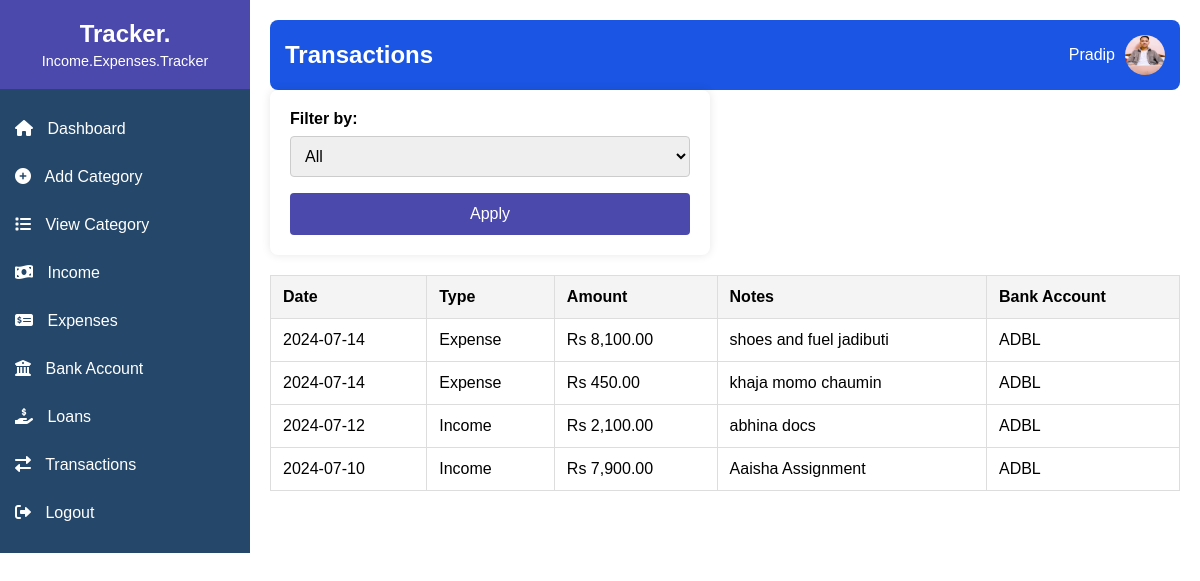
Screenshot of /transactions.php (signed in) with the database file from the repository.
### tables this page shows
CREATE TABLE `expenses` (
  `id` int(11) NOT NULL,
  `amount` decimal(10,2) NOT NULL,
  `date` date NOT NULL,
  `category_id` int(11) NOT NULL,
  `notes` text DEFAULT NULL,
  `bank_account_id` int(11) NOT NULL
);

CREATE TABLE `bank_accounts` (
  `id` int(11) NOT NULL,
  `admin_id` int(11) NOT NULL,
  `bank_name` varchar(255) NOT NULL,
  `balance` decimal(10,2) NOT NULL,
  `created_at` timestamp NOT NULL DEFAULT current_timestamp()
);

CREATE TABLE `income` (
  `id` int(11) NOT NULL,
  `admin_id` int(11) NOT NULL,
  `category_id` int(11) NOT NULL,
  `bank_account_id` int(11) NOT NULL,
  `amount` decimal(10,2) NOT NULL,
  `date` date NOT NULL,
  `notes` text DEFAULT NULL,
  `created_at` timestamp NOT NULL DEFAULT current_timestamp()
);

### transactions.php (the view, shortened to what this page needs)
<?php
include('db.php');
$filter = isset($_GET['filter']) ? $_GET['filter'] : 'all';
$whereClause = "";
switch ($filter) {
    default:
        $whereClause = "";
        break;
}
$incomeQuery = "
    SELECT
        income.amount,
        income.date,
        income.notes,
        bank_accounts.bank_name as bank_account,
        'Income' as type
    FROM income
    JOIN bank_accounts ON income.bank_account_id = bank_accounts.id
    $whereClause
";
$expensesQuery = "
    SELECT
        expenses.amount,
        expenses.date,
        expenses.notes,
        bank_accounts.bank_name as bank_account,
        'Expense' as type
    FROM expenses
    JOIN bank_accounts ON expenses.bank_account_id = bank_accounts.id
    $whereClause
";
$incomeResult = $conn->query($incomeQuery);
$expensesResult = $conn->query($expensesQuery);
$transactions = [];
if ($incomeResult->num_rows > 0) {
    while ($row = $incomeResult->fetch_assoc()) {
        $transactions[] = $row;
    }
}
if ($expensesResult->num_rows > 0) {
    while ($row = $expensesResult->fetch_assoc()) {
        $transactions[] = $row;
    }
}
usort($transactions, function($a, $b) {
    return strtotime($b['date']) - strtotime($a['date']);
});
?>
<!DOCTYPE html>
<html lang="en">
<head>
    <link rel="stylesheet" href="styles.css">
    <link rel="stylesheet" href="https://cdnjs.cloudflare.com/ajax/libs/font-awesome/6.0.0-beta3/css/all.min.css">
</head>
<body>
<div class="sidebar">
    <div class="sidebar-header">
        <h2>Tracker.</h2>
        <p>Income.Expenses.Tracker</p>
    </div>
    <ul class="sidebar-menu">
        <li><a href="dashboard.php"><i class="fas fa-home"></i> Dashboard</a></li>
        <li><a href="add_category.php"><i class="fas fa-plus-circle"></i> Add Category</a></li>
        <li><a href="view_categories.php"><i class="fas fa-list"></i> View Category</a></li>
        <li>
            <a href="javascript:void(0)" class="main-menu"><i class="fas fa-money-bill-wave"></i> Income</a>
        </li>
        <li>
            <a href="javascript:void(0)" class="main-menu"><i class="fas fa-money-check-alt"></i> Expenses</a>
        </li>
        <li>
            <a href="javascript:void(0)" class="main-menu"><i class="fas fa-university"></i> Bank Account</a>
        </li>
        <li>
            <a href="javascript:void(0)" class="main-menu"><i class="fas fa-hand-holding-usd"></i> Loans</a>
        </li>
        <li><a href="transactions.php"><i class="fas fa-exchange-alt"></i> Transactions</a></li>
        <li><a href="logout.php"><i class="fas fa-sign-out-alt"></i> Logout</a></li>
    </ul>
</div>
    <div class="main-content">
        <header>
            <div class="title">
                <h1>Transactions</h1>
            </div>
            <div class="user-info">
                <p><?php echo htmlspecialchars($_SESSION['username']); ?></p>
                <img src="profile.jpg" alt="Profile Picture">
            </div>
        </header>
        <main>
            <div class="filter-container">
                <form method="GET" action="">
                    <label for="filter">Filter by:</label>
                    <select name="filter" id="filter" onchange="toggleDateInputs(this.value)">
                        <option value="all" <?php if ($filter == 'all') echo 'selected'; ?>>All</option>
                    </select>
                    <button type="submit">Apply</button>
                </form>
            </div>
            <div class="table-container">
                <table>
                    <thead>
                        <tr>
                            <th>Date</th>
                            <th>Type</th>
                            <th>Amount</th>
                            <th>Notes</th>
                            <th>Bank Account</th>
                        </tr>
                    </thead>
                    <tbody>
                        <?php foreach ($transactions as $transaction): ?>
                        <tr>
                            <td><?php echo htmlspecialchars($transaction['date']); ?></td>
                            <td><?php echo htmlspecialchars($transaction['type']); ?></td>
                            <td>Rs <?php echo number_format($transaction['amount'], 2); ?></td>
                            <td><?php echo htmlspecialchars($transaction['notes']); ?></td>
                            <td><?php echo htmlspecialchars($transaction['bank_account']); ?></td>
                        </tr>
                        <?php endforeach; ?>
                    </tbody>
                </table>
            </div>
        </main>
    </div>
</body>
</html>

### styles.css (style rules this page uses)
body { font-family: Arial, sans-serif; margin: 0; padding: 0; display: flex; }
.sidebar { width: 250px; background-color: #25476A; color: #fff; display: flex; flex-direction: column; align-items: center; }
.sidebar-header { text-align: center; padding: 20px 0; width: 100%; background-color: #4B49AC; }
.sidebar-header h2 { margin: 0; font-size: 1.5em; }
.sidebar-header p { margin: 5px 0 0; font-size: 0.9em; }
.sidebar-menu { list-style: none; padding: 0; width: 100%; display: flex; flex-direction: column; }
.sidebar-menu li { width: 100%; }
.sidebar-menu li a { display: block; padding: 15px; color: #fff; text-decoration: none; transition: background-color 0.3s ease; }
.sidebar-menu li a i { margin-right: 10px; }
.main-content { flex-grow: 1; padding: 20px; }
header { display: flex; justify-content: space-between; align-items: center; background-color: #1A55E3; color: #fff; padding: 15px; border-radius: 8px; }
header .title h1 { margin: 0; font-size: 1.5em; }
header .user-info { display: flex; align-items: center; }
header .user-info p { margin: 0; margin-right: 10px; }
header .user-info img { width: 40px; height: 40px; border-radius: 50%; }
form { width: 100%; max-width: 400px; padding: 20px; background: #fff; box-shadow: 0 0 10px rgba(0, 0, 0, 0.1); border-radius: 8px; display: flex; flex-direction: column; }
form label { margin-bottom: 8px; font-weight: bold; }
form input[type="text"], form input[type="number"], form input[type="date"], form select, form textarea { padding: 10px; margin-bottom: 16px; border: 1px solid #ccc; border-radius: 4px; font-size: 16px; width: 100%; }
form button { padding: 12px; background-color: #4B49AC; color: #fff; border: none; border-radius: 4px; cursor: pointer; font-size: 16px; transition: background-color 0.3s ease; }
.table-container { width: 100%; overflow-x: auto; }
table { width: 100%; border-collapse: collapse; margin: 20px 0; font-size: 16px; }
table th, table td { padding: 12px; border: 1px solid #ddd; text-align: left; }
table th { background-color: #f4f4f4; }

### rows the page displays
expenses: date "2024-07-14", type "Expense", amount "8,100.00", notes "shoes and fuel jadibuti", bank_account.bank_name "ADBL"
expenses: date "2024-07-14", type "Expense", amount "450.00", notes "khaja momo chaumin", bank_account.bank_name "ADBL"
income: date "2024-07-12", type "Income", amount "2,100.00", notes "abhina docs", bank_account.bank_name "ADBL"
income: date "2024-07-10", type "Income", amount "7,900.00", notes "Aaisha Assignment", bank_account.bank_name "ADBL"

### other values shown
$_SESSION['username'] "Pradip"
